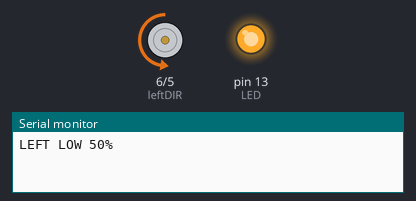
A sketch run on a simulated Arduino Uno, built with avr-gcc and run on an emulated ATmega328P. Shown: direction and speed pins drawn as motors (green arrow = direction pin HIGH = forward, orange = LOW = backward, longer = more drive), output pins drawn as LEDs (lit = HIGH), the last lines printed to the serial monitor.

Above: at 1.5 s.
At 4.5 s:
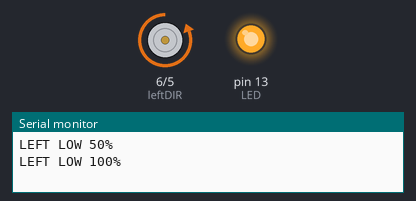
At 7.5 s:
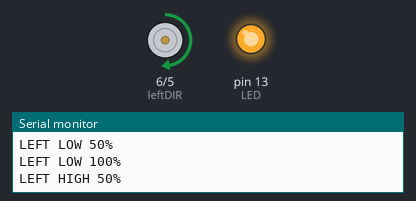
At 13.5 s:
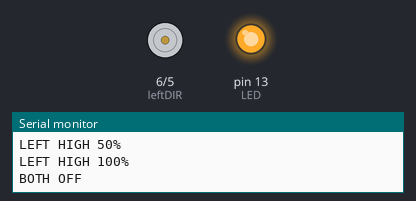
Timing chart, 0 to 19.5 s (numbered marks = the images above):
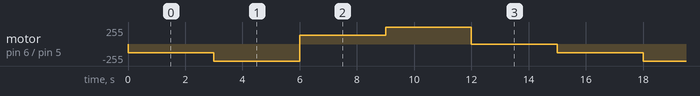

The sketch:

uno_set_motor_pwm.ino
```cpp
// Drive the motor forwards and backwards at different speeds
// motor driver - https://www.pololu.com/product/2960

int LED = 13; // there's always an LED on pin 13

// motor pins
int leftPWM = 5; // ENABLE
int leftDIR = 6; // PHASE

void setup() {
  pinMode(LED, OUTPUT);
  digitalWrite(LED, HIGH); // turn on the LED so we know the teensy is on
  Serial.begin(9600);

  // set up the motor pins
  pinMode(leftPWM, OUTPUT);
  pinMode(leftDIR, OUTPUT);
  analogWrite(leftPWM, 0);
  digitalWrite(leftDIR, LOW);
}

void loop() {
  // note the direction of the motor depends on the DIR pin, the two motors are probably opposite
  analogWrite(leftPWM, 128);
  digitalWrite(leftDIR, LOW);
  Serial.println("LEFT LOW 50%");
  delay(3000);

  analogWrite(leftPWM, 255);
  digitalWrite(leftDIR, LOW);
  Serial.println("LEFT LOW 100%");
  delay(3000);

  analogWrite(leftPWM, 128);
  digitalWrite(leftDIR, HIGH);
  Serial.println("LEFT HIGH 50%");
  delay(3000);

  analogWrite(leftPWM, 255);
  digitalWrite(leftDIR, HIGH);
  Serial.println("LEFT HIGH 100%");
  delay(3000);

  analogWrite(leftPWM, 0);
  digitalWrite(leftDIR, LOW);
  Serial.println("BOTH OFF");
  delay(3000);
}
```

Measured:
- by itself, motor on pin 6 (leftDIR) / pin 5 (leftPWM): repeats every 15.0 s: backward 255/255 3.0 s, forward 128/255 3.0 s, forward 255/255 3.0 s, stopped 3.0 s, backward 128/255 3.0 s
